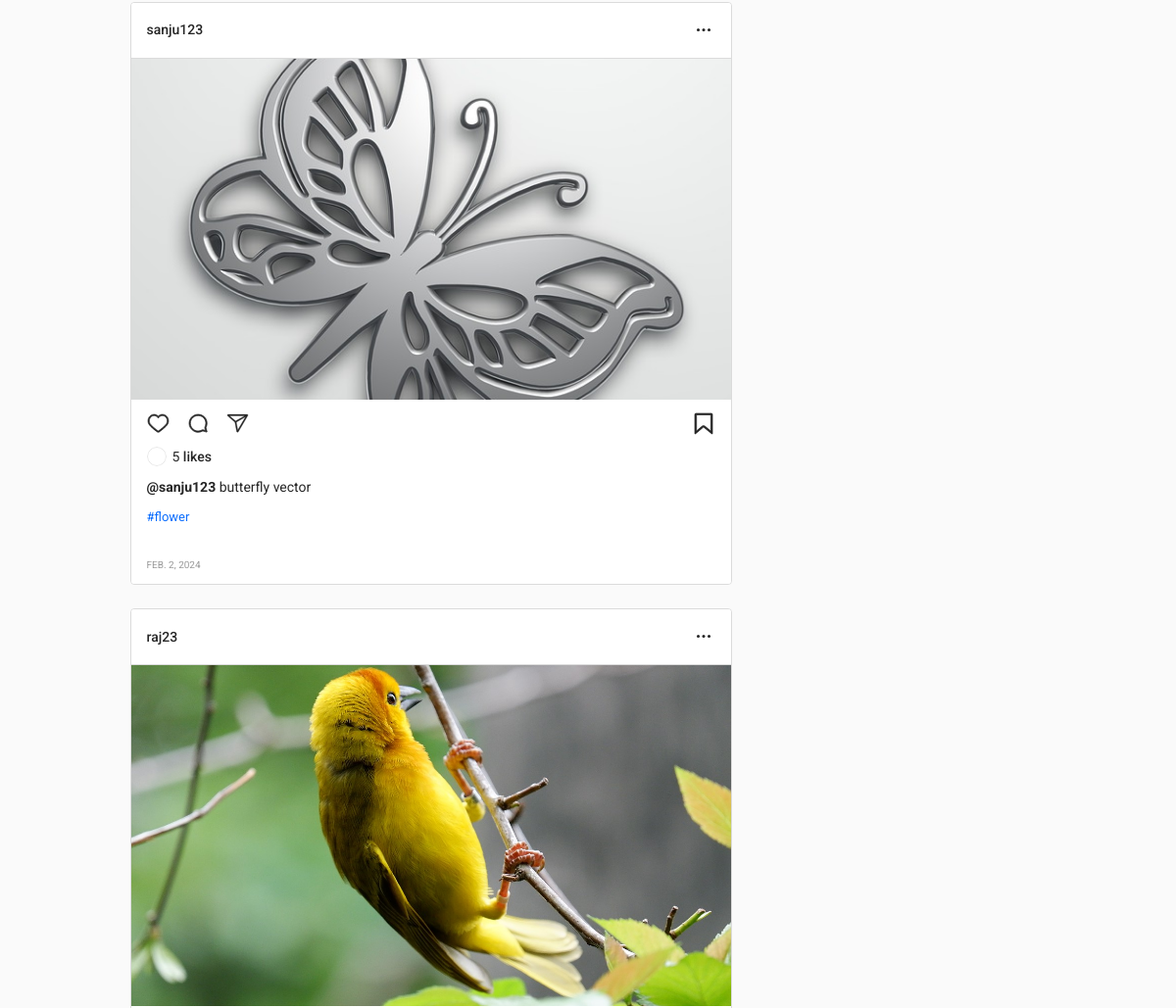
The app's page / (signed in, middle part), older data.
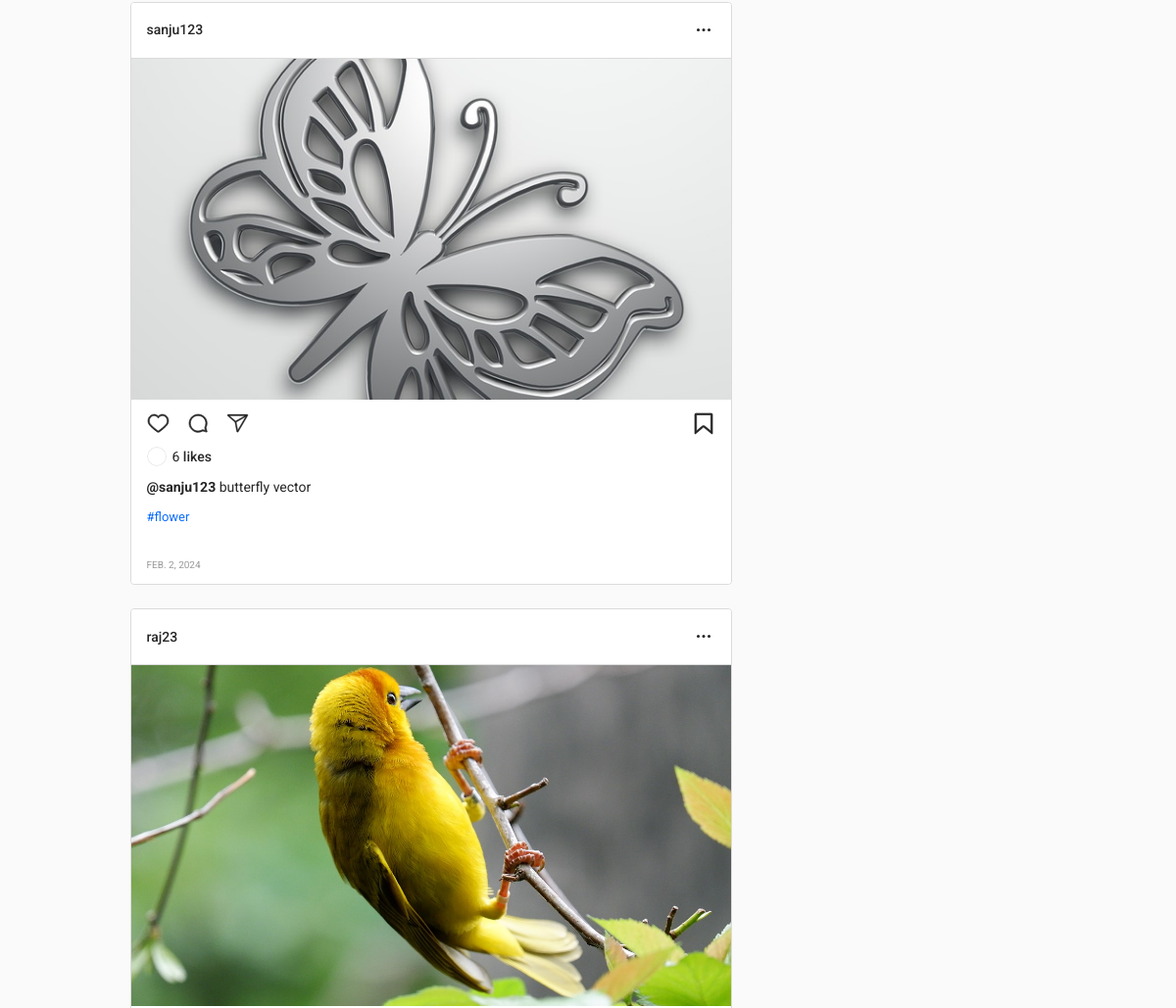
The same page, newer data.
### posts/models.py (models this page shows, shortened)
class Post(models.Model):
    id = models.UUIDField(primary_key=True, default=uuid.uuid4, editable=False)
    picture = models.ImageField(upload_to=user_directory_path, verbose_name="Picture")
    caption = models.CharField(max_length=10000, verbose_name="Caption")
    posted = models.DateField(auto_now_add=True)
    tags = models.ManyToManyField(Tag, related_name="tags")
    user = models.ForeignKey(User, on_delete=models.CASCADE)
    likes = models.IntegerField(default=0)

class Tag(models.Model):
    title=models.CharField(max_length=100,verbose_name='Tag')
    slug=models.SlugField(null=False,default=uuid.uuid1,unique=True)
    class Meta:
        verbose_name = 'Tag'
        verbose_name_plural = 'Tags'
    def __str__(self):
        return self.title

### posts/views.py (the view)
# urls.py: path('',views.index,name='index'),
def index(request):
    user=request.user
    posts=Stream.objects.filter(user=user)
    group_ids=[]
    for post in posts:
        group_ids.append(post.post_id)
    post_items=Post.objects.filter(id__in=group_ids).all().order_by('-posted')
    context={
        'post_items':post_items
    }
    return render(request,'index.html',context)

### posts/templates/index.html (shortened to what this page needs)
{% extends 'base.html' %}
{% load static %}
{% block content %}
    <main class="main-container">
        <section class="content-container">
            <div class="content">
                <div class="posts">
                    {% for post in post_items%}
                    <article class="post">
                        <div class="post__header">
                                <div class="post__profile">
                                    <a href="{{post.user.username}}" class="post__user">{{ post.user.username }}</a>
                                </div>
                            <button class="post__more-options">
                                <svg width="24" height="24" viewBox="0 0 24 24" fill="none" xmlns="http://www.w3.org/2000/svg">
                                    <circle cx="6.5" cy="11.5" r="1.5" fill="var(--text-dark)"/>
                                    <circle cx="12" cy="11.5" r="1.5" fill="var(--text-dark)"/>
                                    <circle cx="17.5" cy="11.5" r="1.5" fill="var(--text-dark)"/>
                                </svg>
                            </button>
                        </div>
                        <div class="post__content">
                            <div class="post__medias">
                                <a href="{%url 'post-detail' post.id%}"><img class="post__media" src="{{ post.picture.url }}" alt="Post Content" style="width: 700px; height: 348px; object-fit: cover;"></a>
                            </div>
                        </div>
                        <div class="post__footer">
                            <div class="post__buttons">
                                <a href="{% url 'post-like' post.id%}" class="post__button">
                                </a>
                                <button class="post__button">
                                </button>
                                <button class="post__button">
                                </button>
                                <a href="" class="post__button post__button--align-right">
                                </a>
                            </div>
                            <div class="post__infos">
                                <div class="post__likes">
                                    <a href="#" class="post__likes-avatar">
                                    </a>
                                    <span>{{post.likes}} <a class="post__name--underline" href="#">likes</a> <a href="#"></a></span>
                                </div>
                                <div class="post__description">
                                    <span>
                                        <a class="post__name--underline" href="#"><b>@{{post.user.username}}</b></a>
                                        {{post.caption}}
                                    </span>
                                </div>
                                <p style="font-size: 13px;">{% for tag in post.tags.all %}
                                    <a href="" style="text-decoration: none;">
                                        #{{ tag }}
                                    </a>
                                    {% endfor %}
                                </p>
                                <span class="post__date-time">{{post.posted}}</span>
                            </div>
                        </div>
                    </article>
                    {%endfor%}
                </div>
            </div>
{% endblock content %}

### posts/templates/base.html (shortened to what this page needs)
{% load static %}
<!DOCTYPE html>
<html lang="en">
<head>
    <link rel="stylesheet" href="https://cdn.jsdelivr.net/npm/bootstrap-icons@1.8.1/font/bootstrap-icons.css">
    <link href="https://cdn.jsdelivr.net/npm/bootstrap@5.1.3/dist/css/bootstrap.min.css" rel="stylesheet">
    <link rel="stylesheet" type="text/css" href="{% static 'style.css' %}">
</head>
<body>
    {% block content %}
    {% endblock content %}
            </section>
    </main>
</body>
</html>

### posts/static/style.css (style rules this page uses)
*, *::after, *::before { box-sizing: border-box; margin: 0; padding: 0; }
*, button, input, select, textarea { font-family: 'Roboto', sans-serif; }
:root { --primary: hsl(0, 0%, 100%); --secondary: hsl(0, 0%, 98%); --border: hsl(0, 0%, 86%); --story-border: hsl(0, 0%, 78%); --img-border: hsla(0, 0%, 0%, 0.1); --text-dark: hsl(0, 0%, 15%); --text-light: hsl(0, 0%, 60%); --like: hsl(355, 82%, 61%); --link: hsl(204, 100%, 48%); --header-height: 44px; --nav-height: 44px; }
body { min-height: 100vh; display: flex; flex-direction: column; overflow-y: auto; }
svg { display: block; }
img { max-width: 100%; }
.main-container { background-color: var(--primary); margin-top: var(--header-height); margin-bottom: var(--nav-height); display: flex; flex: 1; }
.content-container { width: 100%; max-width: 935px; padding: 0 0 8px; margin: 0 auto; display: flex; }
.content { width: 100%; max-width: 614px; margin: 0 auto; display: flex; flex-direction: column; }
.posts { display: flex; flex-direction: column; flex: 1; gap: 8px; }
.post { width: 100%; display: flex; flex-direction: column; overflow: hidden; }
.post__header { background-color: var(--primary); border-bottom: 1px solid var(--border); display: flex; justify-content: space-between; align-items: center; padding: 16px; }
.post__profile { display: flex; align-items: center; gap: 12px; }
.post__user { font-size: 14px; font-weight: 500; color: var(--text-dark); text-decoration: none; }
.post__more-options { background-color: transparent; border: none; cursor: pointer; }
.post__content { display: flex; position: relative; }
.post__medias { display: flex; overflow-y: hidden; overflow-x: auto; width: 100%; scroll-snap-type: x mandatory; scroll-behavior: smooth; scrollbar-width: none; }
.post__media { width: 100%; flex: none; scroll-snap-align: start; scroll-snap-stop: always; }
.post__footer { background-color: var(--primary); display: flex; flex-direction: column; gap: 4px; padding: 0 4px; }
.post__buttons { display: flex; position: relative; }
.post__button { background-color: transparent; border: none; cursor: pointer; padding: 8px; }
.post__button--align-right { margin-left: auto; }
.post__infos { display: flex; flex-direction: column; padding: 0 8px; gap: 10px; }
.post__likes, .post__description { display: flex; }
.post__likes { align-items: center; gap: 6px; }
.post__likes-avatar { width: 20px; height: 20px; border-radius: 50%; overflow: hidden; position: relative; }
.post__likes-avatar::after { content: ''; position: absolute; top: 0; bottom: 0; left: 0; right: 0; border: 1px solid var(--img-border); border-radius: 50%; }
.post__likes span, .post__description span { font-size: 14px; font-weight: 400; color: var(--text-dark); }
.post__likes a, .post__description a { font-size: 14px; font-weight: 500; color: var(--text-dark); text-decoration: none; }
.post__date-time { font-size: 10px; font-weight: 400; color: var(--text-light); text-transform: uppercase; }
@media (min-width: 620px) { .content-container { padding: 30px 0 24px; } }
@media (min-width: 620px) { .content { gap: 24px; } }
@media (min-width: 620px) { .posts { gap: 24px; } }
@media (min-width: 620px) { .post { border: 1px solid var(--border); border-radius: 4px; } }
@media (min-width: 620px) { .post__footer { padding: 4px 8px 12px; } }
@media (min-width: 620px) { .post__date-time { margin-top: 6px; } }
@media (min-width: 768px) { :root { --header-height: 54px; --nav-height: 0px; } }
@media (min-width: 1024px) { .main-container { background-color: var(--secondary); } }
@media (min-width: 1024px) { .content { margin: unset; } }

Row changes from the older to the newer data that the page shows:
changed Post "butterfly vector": likes "5" → "6"
